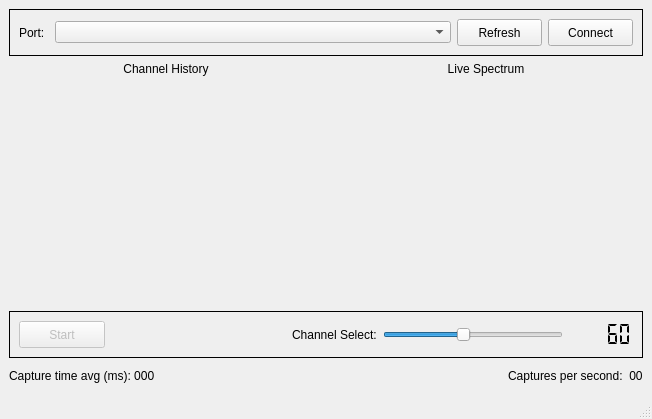
<?xml version="1.0" encoding="UTF-8"?>
<ui version="4.0">
 <class>MainWindow</class>
 <widget class="QMainWindow" name="MainWindow">
  <property name="geometry">
   <rect>
    <x>0</x>
    <y>0</y>
    <width>652</width>
    <height>419</height>
   </rect>
  </property>
  <property name="minimumSize">
   <size>
    <width>652</width>
    <height>419</height>
   </size>
  </property>
  <property name="windowTitle">
   <string>MainWindow</string>
  </property>
  <widget class="QWidget" name="centralwidget">
   <property name="enabled">
    <bool>true</bool>
   </property>
   <layout class="QGridLayout" name="gridLayout_2">
    <item row="8" column="0">
     <layout class="QHBoxLayout" name="horizontalLayout_4">
      <item>
       <widget class="QLabel" name="label_3">
        <property name="minimumSize">
         <size>
          <width>137</width>
          <height>24</height>
         </size>
        </property>
        <property name="text">
         <string>Capture time avg (ms): 000</string>
        </property>
       </widget>
      </item>
      <item>
       <spacer name="horizontalSpacer_2">
        <property name="orientation">
         <enum>Qt::Horizontal</enum>
        </property>
        <property name="sizeHint" stdset="0">
         <size>
          <width>40</width>
          <height>20</height>
         </size>
        </property>
       </spacer>
      </item>
      <item>
       <widget class="QLabel" name="label_capture_ps">
        <property name="text">
         <string>Captures per second:  00</string>
        </property>
       </widget>
      </item>
     </layout>
    </item>
    <item row="2" column="0">
     <layout class="QHBoxLayout" name="horizontalLayout_3">
      <item>
       <widget class="QLabel" name="label_channel">
        <property name="text">
         <string>Channel History</string>
        </property>
        <property name="alignment">
         <set>Qt::AlignCenter</set>
        </property>
       </widget>
      </item>
      <item>
       <widget class="QLabel" name="label">
        <property name="text">
         <string>Live Spectrum</string>
        </property>
        <property name="alignment">
         <set>Qt::AlignCenter</set>
        </property>
       </widget>
      </item>
     </layout>
    </item>
    <item row="4" column="0">
     <layout class="QGridLayout" name="gridLayout">
      <item row="2" column="0">
       <widget class="QFrame" name="frame">
        <property name="frameShape">
         <enum>QFrame::Box</enum>
        </property>
        <layout class="QHBoxLayout" name="horizontalLayout_2">
         <item>
          <widget class="QPushButton" name="button_startstop">
           <property name="enabled">
            <bool>false</bool>
           </property>
           <property name="minimumSize">
            <size>
             <width>86</width>
             <height>27</height>
            </size>
           </property>
           <property name="maximumSize">
            <size>
             <width>86</width>
             <height>27</height>
            </size>
           </property>
           <property name="text">
            <string>Start</string>
           </property>
          </widget>
         </item>
         <item>
          <spacer name="horizontalSpacer">
           <property name="orientation">
            <enum>Qt::Horizontal</enum>
           </property>
           <property name="sizeHint" stdset="0">
            <size>
             <width>40</width>
             <height>20</height>
            </size>
           </property>
          </spacer>
         </item>
         <item>
          <widget class="QLabel" name="label_2">
           <property name="text">
            <string>Channel Select:</string>
           </property>
          </widget>
         </item>
         <item>
          <widget class="QSlider" name="channel_slider">
           <property name="maximum">
            <number>135</number>
           </property>
           <property name="sliderPosition">
            <number>60</number>
           </property>
           <property name="orientation">
            <enum>Qt::Horizontal</enum>
           </property>
           <property name="tickPosition">
            <enum>QSlider::NoTicks</enum>
           </property>
          </widget>
         </item>
         <item>
          <widget class="QLCDNumber" name="channel_lcd">
           <property name="frameShape">
            <enum>QFrame::NoFrame</enum>
           </property>
           <property name="frameShadow">
            <enum>QFrame::Sunken</enum>
           </property>
           <property name="smallDecimalPoint">
            <bool>false</bool>
           </property>
           <property name="segmentStyle">
            <enum>QLCDNumber::Flat</enum>
           </property>
           <property name="value" stdset="0">
            <double>60.000000000000000</double>
           </property>
          </widget>
         </item>
        </layout>
       </widget>
      </item>
      <item row="1" column="0">
       <layout class="QHBoxLayout" name="horizontalLayout">
        <item>
         <widget class="PlotWidget" name="graph_2" native="true">
          <property name="sizePolicy">
           <sizepolicy hsizetype="Expanding" vsizetype="Expanding">
            <horstretch>0</horstretch>
            <verstretch>0</verstretch>
           </sizepolicy>
          </property>
          <property name="minimumSize">
           <size>
            <width>0</width>
            <height>0</height>
           </size>
          </property>
         </widget>
        </item>
        <item>
         <widget class="PlotWidget" name="graph" native="true">
          <property name="sizePolicy">
           <sizepolicy hsizetype="Expanding" vsizetype="Expanding">
            <horstretch>0</horstretch>
            <verstretch>0</verstretch>
           </sizepolicy>
          </property>
          <property name="minimumSize">
           <size>
            <width>0</width>
            <height>0</height>
           </size>
          </property>
         </widget>
        </item>
       </layout>
      </item>
     </layout>
    </item>
    <item row="1" column="0">
     <widget class="QFrame" name="horizontalFrame_3">
      <property name="frameShape">
       <enum>QFrame::Box</enum>
      </property>
      <layout class="QHBoxLayout" name="horizontalLayout_5">
       <item>
        <widget class="QLabel" name="label_4">
         <property name="maximumSize">
          <size>
           <width>30</width>
           <height>16777215</height>
          </size>
         </property>
         <property name="text">
          <string>Port:</string>
         </property>
        </widget>
       </item>
       <item>
        <widget class="QComboBox" name="port_dropdown"/>
       </item>
       <item>
        <widget class="QPushButton" name="button_refresh">
         <property name="minimumSize">
          <size>
           <width>85</width>
           <height>27</height>
          </size>
         </property>
         <property name="maximumSize">
          <size>
           <width>85</width>
           <height>27</height>
          </size>
         </property>
         <property name="text">
          <string>Refresh</string>
         </property>
        </widget>
       </item>
       <item>
        <widget class="QPushButton" name="button_connect">
         <property name="minimumSize">
          <size>
           <width>85</width>
           <height>27</height>
          </size>
         </property>
         <property name="maximumSize">
          <size>
           <width>85</width>
           <height>27</height>
          </size>
         </property>
         <property name="text">
          <string>Connect</string>
         </property>
        </widget>
       </item>
      </layout>
     </widget>
    </item>
   </layout>
  </widget>
  <widget class="QStatusBar" name="statusBar"/>
 </widget>
 <customwidgets>
  <customwidget>
   <class>PlotWidget</class>
   <extends>QWidget</extends>
   <header>pyqtgraph</header>
   <container>1</container>
  </customwidget>
 </customwidgets>
 <resources/>
 <connections/>
</ui>
